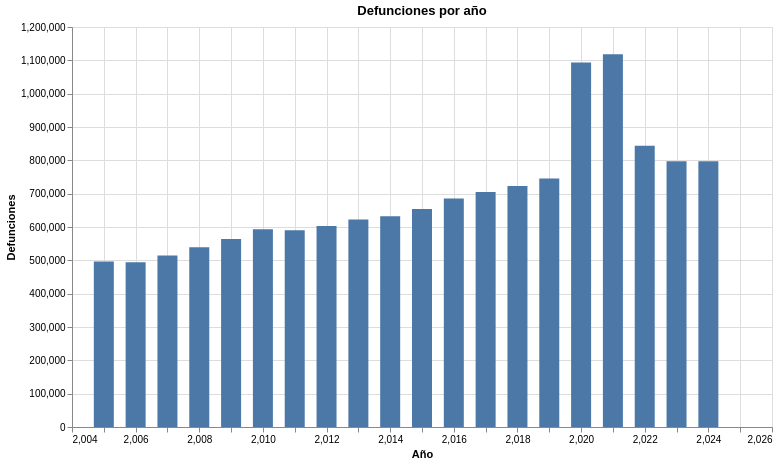

Notebook code for this chart:
### Code cell
defunciones_por_anio = (
    defunciones.groupby("anio_ocur", as_index=False)["defunciones"]
    .sum()
)

alt.Chart(defunciones_por_anio).mark_bar(size=20).encode(
    y=alt.Y("defunciones:Q", title="Defunciones"),
    x=alt.X("anio_ocur:Q", title="Año", sort="ascending"),
    tooltip=[
        alt.Tooltip("anio_ocur:N", title="Año"),
        alt.Tooltip("defunciones:Q", title="Defunciones", format=",")
    ]
).properties(
    width=700,
    height=400,
    title="Defunciones por año"
).transform_filter(
    alt.datum.anio_ocur >= 2005
)

### Figure 1 — Vega-Lite specification as saved in the notebook (floating-point values rounded to 4 significant figures)
{"config": {"view": {"continuousWidth": 300, "continuousHeight": 300}}, "data": {"name": "data-fb3848b96cc25e7dc3dd129ec0782234"}, "mark": {"type": "bar", "size": 20}, "encoding": {"tooltip": [{"field": "anio_ocur", "title": "Año", "type": "nominal"}, {"field": "defunciones", "format": ",", "title": "Defunciones", "type": "quantitative"}], "x": {"field": "anio_ocur", "sort": "ascending", "title": "Año", "type": "quantitative"}, "y": {"field": "defunciones", "title": "Defunciones", "type": "quantitative"}}, "height": 400, "title": "Defunciones por año", "transform": [{"filter": "(datum.anio_ocur >= 2005)"}], "width": 700, "$schema": "https://vega.github.io/schema/vega-lite/v5.20.1.json", "datasets": {"data-fb3848b96cc25e7dc3dd129ec0782234": [{"anio_ocur": 2005, "defunciones": 496174}, {"anio_ocur": 2006, "defunciones": 494146}, {"anio_ocur": 2007, "defunciones": 514327}, {"anio_ocur": 2008, "defunciones": 539199}, {"anio_ocur": 2009, "defunciones": 564099}, {"anio_ocur": 2010, "defunciones": 593515}, {"anio_ocur": 2011, "defunciones": 590436}, {"anio_ocur": 2012, "defunciones": 603064}, {"anio_ocur": 2013, "defunciones": 622794}, {"anio_ocur": 2014, "defunciones": 632214}, {"anio_ocur": 2015, "defunciones": 654339}, {"anio_ocur": 2016, "defunciones": 685677}, {"anio_ocur": 2017, "defunciones": 704879}, {"anio_ocur": 2018, "defunciones": 722971}, {"anio_ocur": 2019, "defunciones": 745654}, {"anio_ocur": 2020, "defunciones": 1093398}, {"anio_ocur": 2021, "defunciones": 1117935}, {"anio_ocur": 2022, "defunciones": 843782}, {"anio_ocur": 2023, "defunciones": 797216}, {"anio_ocur": 2024, "defunciones": 797566}]}}
